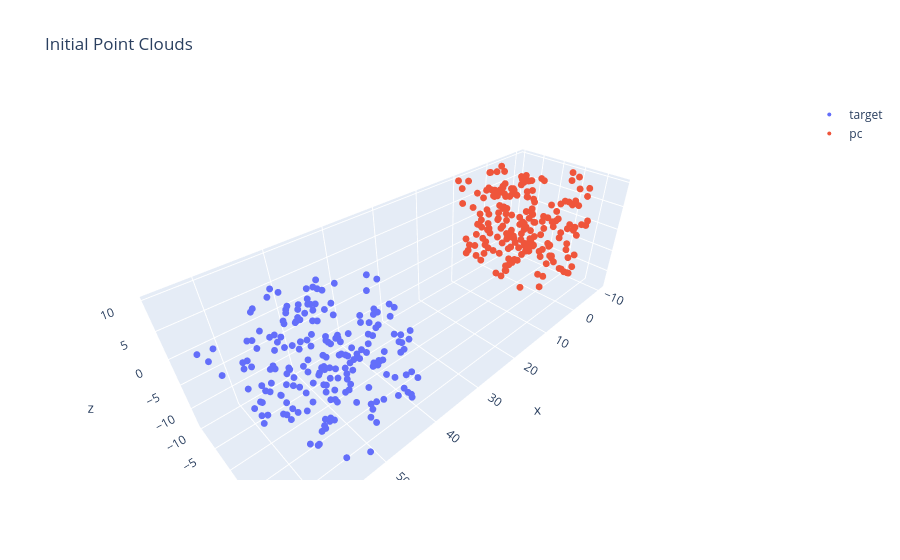

Write notebook code for a chart like this one.
### Code cell
plot_graph(target, source, title='Initial Point Clouds')

### Figure 1 — Plotly figure (JSON) as saved in the notebook; plotly's stock layout.template omitted (floating-point values rounded to 4 significant figures; data arrays with more than 128 entries replaced by an {"elided": "..."} marker saying what was removed)
{"data": [{"marker": {"size": 4}, "mode": "markers", "name": "target", "type": "scatter3d", "x": {"elided": "200 float values"}, "y": {"elided": "200 float values"}, "z": {"elided": "200 float values"}}, {"marker": {"size": 4}, "mode": "markers", "name": "pc", "type": "scatter3d", "x": {"elided": "200 float values"}, "y": {"elided": "200 float values"}, "z": {"elided": "200 float values"}}], "layout": {"scene": {"aspectmode": "data"}, "title": {"text": "Initial Point Clouds"}}}
